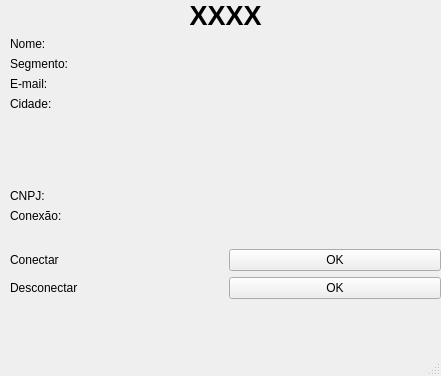
<?xml version="1.0" encoding="UTF-8"?>
<ui version="4.0">
 <class>MainWindow</class>
 <widget class="QMainWindow" name="MainWindow">
  <property name="geometry">
   <rect>
    <x>0</x>
    <y>0</y>
    <width>441</width>
    <height>376</height>
   </rect>
  </property>
  <property name="windowTitle">
   <string>MainWindow</string>
  </property>
  <widget class="QWidget" name="centralwidget">
   <widget class="QWidget" name="gridLayoutWidget">
    <property name="geometry">
     <rect>
      <x>10</x>
      <y>0</y>
      <width>431</width>
      <height>319</height>
     </rect>
    </property>
    <layout class="QGridLayout" name="gridLayout">
     <item row="4" column="0">
      <widget class="QLabel" name="cityLabel_2">
       <property name="text">
        <string>Cidade:</string>
       </property>
      </widget>
     </item>
     <item row="7" column="0">
      <widget class="QLabel" name="connLabel_2">
       <property name="text">
        <string>Conexão:</string>
       </property>
      </widget>
     </item>
     <item row="10" column="1">
      <widget class="QPushButton" name="ConnectpushButton_2">
       <property name="text">
        <string>OK</string>
       </property>
      </widget>
     </item>
     <item row="1" column="1">
      <widget class="QLabel" name="namelabel">
       <property name="text">
        <string/>
       </property>
      </widget>
     </item>
     <item row="6" column="0">
      <widget class="QLabel" name="cnpjLabel_2">
       <property name="text">
        <string>CNPJ:</string>
       </property>
      </widget>
     </item>
     <item row="10" column="0">
      <widget class="QLabel" name="cityLabel_7">
       <property name="text">
        <string>Conectar</string>
       </property>
      </widget>
     </item>
     <item row="11" column="1">
      <widget class="QPushButton" name="DisconnectpushButton_2">
       <property name="text">
        <string>OK</string>
       </property>
      </widget>
     </item>
     <item row="11" column="0">
      <widget class="QLabel" name="cityLabel_8">
       <property name="text">
        <string>Desconectar</string>
       </property>
      </widget>
     </item>
     <item row="5" column="1">
      <spacer name="verticalSpacer_2">
       <property name="orientation">
        <enum>Qt::Vertical</enum>
       </property>
       <property name="sizeHint" stdset="0">
        <size>
         <width>20</width>
         <height>40</height>
        </size>
       </property>
      </spacer>
     </item>
     <item row="2" column="0">
      <widget class="QLabel" name="bornLabel_2">
       <property name="text">
        <string>Segmento:</string>
       </property>
      </widget>
     </item>
     <item row="2" column="1">
      <widget class="QLabel" name="segmlabel">
       <property name="text">
        <string/>
       </property>
      </widget>
     </item>
     <item row="3" column="0">
      <widget class="QLabel" name="emailLabel_2">
       <property name="text">
        <string>E-mail:</string>
       </property>
      </widget>
     </item>
     <item row="3" column="1">
      <widget class="QLabel" name="emaillabel">
       <property name="text">
        <string/>
       </property>
      </widget>
     </item>
     <item row="1" column="0">
      <widget class="QLabel" name="nameLabel_2">
       <property name="text">
        <string>Nome:</string>
       </property>
      </widget>
     </item>
     <item row="4" column="1">
      <widget class="QLabel" name="citylabel">
       <property name="text">
        <string/>
       </property>
      </widget>
     </item>
     <item row="7" column="1">
      <widget class="QLabel" name="connlabel">
       <property name="text">
        <string/>
       </property>
      </widget>
     </item>
     <item row="0" column="0" colspan="2">
      <widget class="QLabel" name="label_2">
       <property name="font">
        <font>
         <pointsize>20</pointsize>
         <weight>75</weight>
         <bold>true</bold>
        </font>
       </property>
       <property name="text">
        <string>XXXX</string>
       </property>
       <property name="alignment">
        <set>Qt::AlignCenter</set>
       </property>
      </widget>
     </item>
     <item row="8" column="0">
      <spacer name="verticalSpacer">
       <property name="orientation">
        <enum>Qt::Vertical</enum>
       </property>
       <property name="sizeType">
        <enum>QSizePolicy::Fixed</enum>
       </property>
       <property name="sizeHint" stdset="0">
        <size>
         <width>20</width>
         <height>20</height>
        </size>
       </property>
      </spacer>
     </item>
     <item row="6" column="1">
      <widget class="QLabel" name="cnpjlabel">
       <property name="text">
        <string/>
       </property>
      </widget>
     </item>
     <item row="12" column="0" colspan="2">
      <widget class="QLabel" name="label">
       <property name="text">
        <string/>
       </property>
       <property name="alignment">
        <set>Qt::AlignCenter</set>
       </property>
      </widget>
     </item>
    </layout>
   </widget>
  </widget>
  <widget class="QMenuBar" name="menubar">
   <property name="geometry">
    <rect>
     <x>0</x>
     <y>0</y>
     <width>441</width>
     <height>30</height>
    </rect>
   </property>
  </widget>
  <widget class="QStatusBar" name="statusbar"/>
 </widget>
 <resources/>
 <connections/>
</ui>
